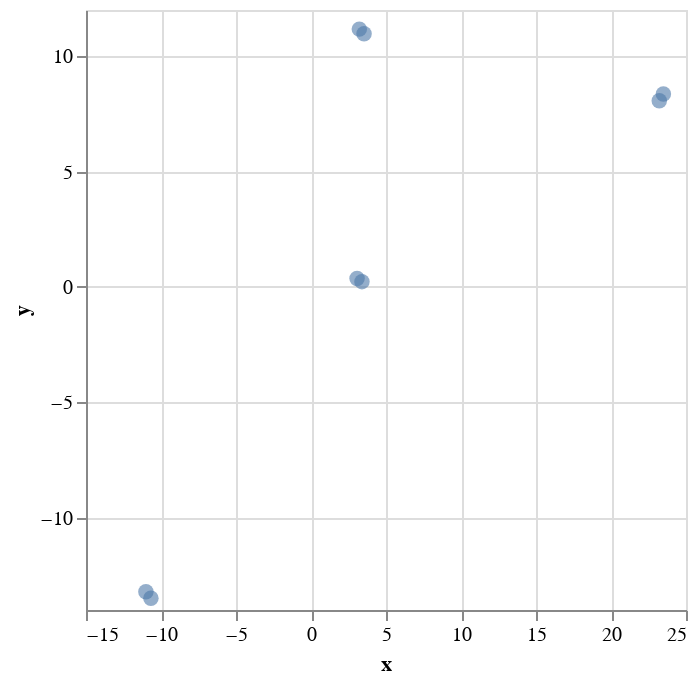

The notebook cell this image was saved under:
### Code cell
chart.interactive()

### Figure 1 — Vega-Lite specification as saved in the notebook (floating-point values rounded to 4 significant figures)
{"config": {"view": {"continuousWidth": 300, "continuousHeight": 300}}, "data": {"name": "data-e48e84b030c7c8eb8707760a8eb44494"}, "mark": {"type": "circle", "opacity": 0.6, "size": 60}, "encoding": {"x": {"field": "x", "type": "quantitative"}, "y": {"field": "y", "type": "quantitative"}}, "params": [{"name": "param_6", "select": {"type": "interval", "encodings": ["x", "y"]}, "bind": "scales"}], "$schema": "https://vega.github.io/schema/vega-lite/v5.8.0.json", "datasets": {"data-e48e84b030c7c8eb8707760a8eb44494": [{"x": 23.22, "y": 8.071}, {"x": 23.49, "y": 8.362}, {"x": 3.222, "y": 11.17}, {"x": 3.537, "y": 10.97}, {"x": -11.01, "y": -13.21}, {"x": -10.67, "y": -13.49}, {"x": 3.397, "y": 0.2294}, {"x": 3.071, "y": 0.361}]}}
